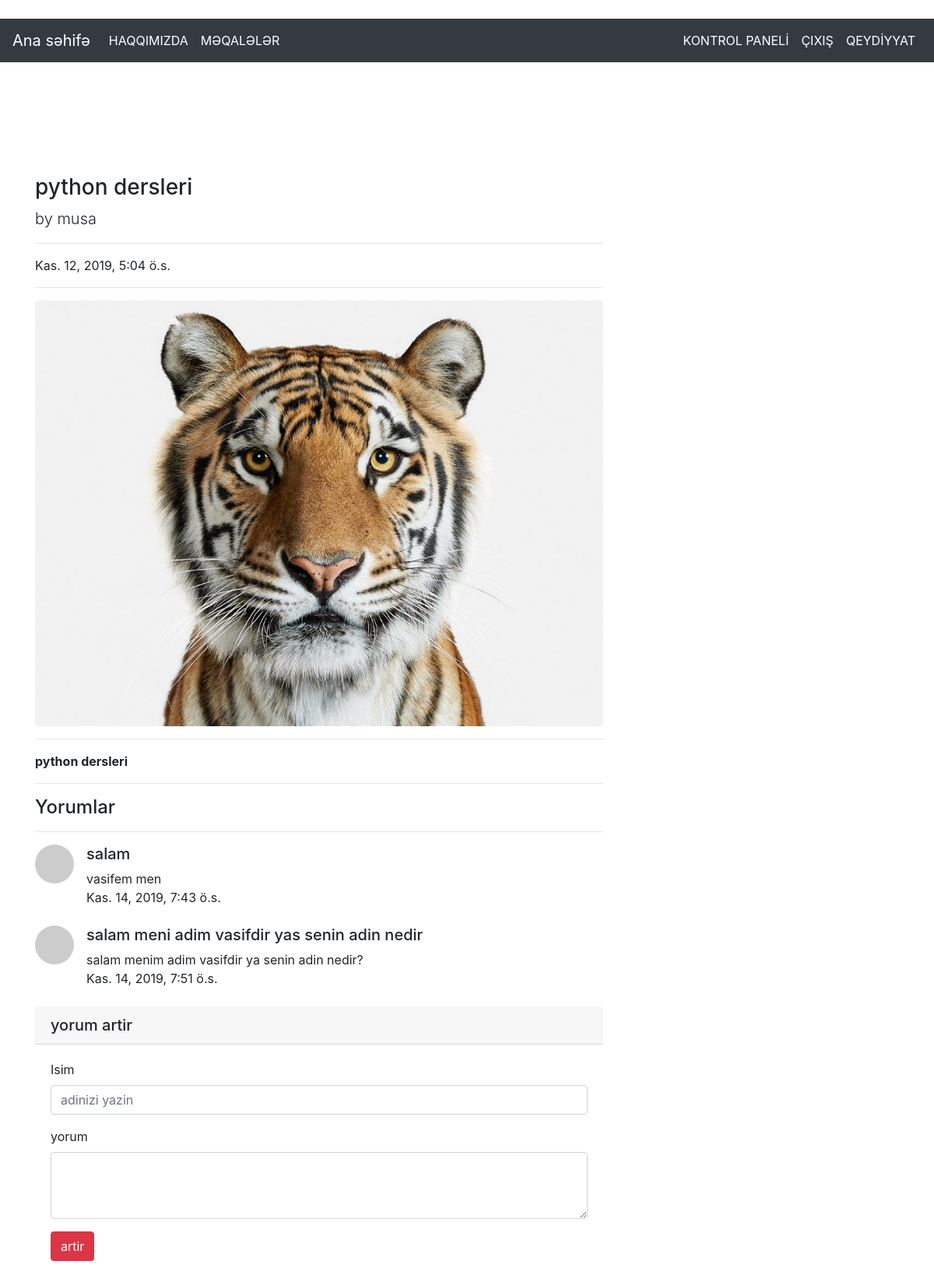
The app's page /articles/article/11 (signed in) with its own data.
### article/models.py (models this page shows, shortened)
class Article (models.Model):
    author = models.ForeignKey("auth.User",on_delete= models.CASCADE,verbose_name="yazar")
    title = models.CharField(max_length=50,verbose_name="Basliq")
    content = RichTextField()
    created_date = models.DateTimeField(auto_now_add=True,verbose_name="emele gelme tarixi")
    article_image = models.FileField(blank=True,null=True,verbose_name="meqaleye foto artirin")

class Comment(models.Model):
    article = models.ForeignKey(Article, on_delete = models.CASCADE,verbose_name ="meqale",related_name="comments")
    comment_author = models.CharField(max_length=50,verbose_name="isim")
    comment_content = models.CharField(max_length=200,verbose_name="yorumm")
    comment_date = models.DateTimeField(auto_now_add=True)

### article/views.py (the view)
# urls.py: path('article/<int:id>',views.detail,name="detail"),
@login_required(login_url = "user:login")
def detail(request,id):
    article = get_object_or_404(Article, id=id)
    comments = article.comments.all()
    return render(request,"detail.html",{"article":article,"comments":comments})

### templates/detail.html (shortened to what this page needs)
{% extends "layout.html" %}
{% block body %}
<div class="row">
    <div class="col-lg-8">
      <h3 class="mt-4">{{article.title}}</h3>
      <p class="lead">
        by {{article.author.username}}
      </p>
      <hr>
      <p>{{article.created_date}}</p>
      <hr>
{% if article.article_image %}
      <img class="img-fluid rounded" src="{{article.article_image.url}}" alt="">
      {% endif %}
      <hr>
      <p class="lead">
      {{article.content|safe}}
        <hr>
    <h4>Yorumlar</h4>
    <hr>
{% if comments %}
{% for comment in comments %}
<div class="media mb-4">
    <img class="d-flex mr-3 rounded-circle" src="http://placehold.it/50x50" alt="">
    <div class="media-body">
      <h5 class="mt-0">{{comment.comment_author}}</h5>
      {{comment.comment_content}} <br>
      {{comment.comment_date}}
    </div>
  </div>
{% endfor %}
{% else %}
<div class="alert alert-danger">
bu meqaleye rey bildirilmemisdir
</div>
{% endif %}
        <div class="card-my-4">
          <h5 class="card-header">yorum artir</h5>
          <div class="card-body">
          <form method ="post" action="{% url 'article:comment' article.id %}">
            <div class="form-group">
                <label for="formGroupExampleInput">Isim</label>
                <input name = "comment_author" type="text" class="form-control" id="formGroupExampleInput" placeholder="adinizi yazin">
              </div>
            <div class="form-group">
                <label for="formGroupExampleInput">yorum</label>
          <textarea name="comment_content" class="form-control" rows="3"></textarea>
          </div>
          <button type="submit" class="btn btn-danger">artir</button>
          </form>
          </div>
          </div>
     </p>
      </div>
          </div>
{% endblock body %}

### templates/layout.html (shortened to what this page needs)
<!DOCTYPE html>
{% load static %}
<html lang="en">
<head>
    <link rel ="stylesheet" href="{% static 'css/bootstrap.min.css' %}">
</head>
<body>
    {%include "includes/navbar.html" %}
    <br><br><br><br>
<div class="container">
{% block body %}
{% endblock body %}
</div>
</body>
</html>

### templates/includes/navbar.html (shortened to what this page needs)
<nav class="navbar navbar-expand-lg navbar-dark bg-dark my-4">
        <a class="navbar-brand" href="{% url 'index' %}">Ana səhifə</a>
        <div class="collapse navbar-collapse" id="navbar_icerik">
            <ul class="navbar-nav mr-auto">
                <li class="nav-item active">
                    <a class="nav-link" href="{% url 'about' %}">HAQQIMIZDA</a>
                </li>
                <li class="nav-item active">
                        <a class="nav-link" href="{% url 'article:articles' %}">MƏQALƏLƏR</a>
                    </li>
            </ul>
            <ul class="navbar-nav ml-auto">
            {% if request.user.is_authenticated %}
                <li class="nav-item active">
                <a class="nav-link" href="{% url 'article:dashboard' %}">KONTROL PANELİ</a>
                </li>
                <li class="nav-item active">
                    <a class="nav-link" href="{% url 'user:logout' %}">ÇIXIŞ</a>
                </li>
            {% else %}
                <li class="nav-item active">
                    <a class="nav-link" href="{% url 'user:login' %}">GİRİŞ</a>
                </li>
            {% endif %}
            <li class="nav-item active">
                <a class="nav-link" href="{% url 'user:register' %}">QEYDİYYAT</a>
            </li>
                </ul>
        </div>
    </nav>

### records on screen
Article: title "python dersleri", author.username "musa", created_date "Kas. 12, 2019, 5:04 ö.s.", article_image (picture), content "python dersleri"
Comment: comment_author "salam", comment_content "vasifem men", comment_date "Kas. 14, 2019, 7:43 ö.s."
Comment: comment_author "salam meni adim vasifdir yas senin adin nedir", comment_content "salam menim adim vasifdir ya senin adin nedir?", comment_date "Kas. 14, 2019, 7:51 ö.s."
